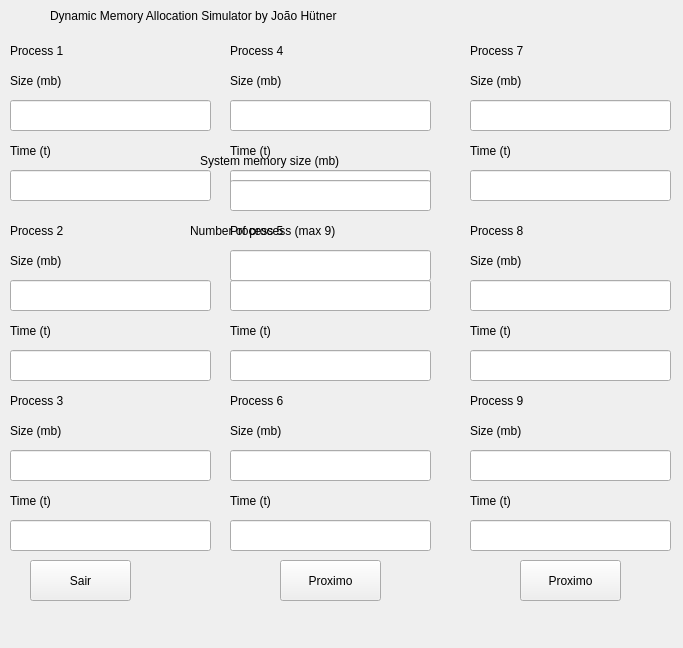
<?xml version="1.0" encoding="UTF-8"?>
<ui version="4.0">
 <class>MainWindow</class>
 <widget class="QMainWindow" name="MainWindow">
  <property name="geometry">
   <rect>
    <x>0</x>
    <y>0</y>
    <width>683</width>
    <height>648</height>
   </rect>
  </property>
  <property name="windowTitle">
   <string>MainWindow</string>
  </property>
  <widget class="QWidget" name="centralwidget">
   <widget class="QLabel" name="labelBy">
    <property name="geometry">
     <rect>
      <x>50</x>
      <y>0</y>
      <width>581</width>
      <height>31</height>
     </rect>
    </property>
    <property name="toolTip">
     <string>&lt;html&gt;&lt;head/&gt;&lt;body&gt;&lt;p&gt;&lt;span style=&quot; font-size:18pt;&quot;&gt;Dynamic Memory Allocation Simulator by João Hütner&lt;/span&gt;&lt;/p&gt;&lt;/body&gt;&lt;/html&gt;</string>
    </property>
    <property name="styleSheet">
     <string notr="true">font: 18pt &quot;MS Shell Dlg 2&quot;;</string>
    </property>
    <property name="text">
     <string>Dynamic Memory Allocation Simulator by João Hütner</string>
    </property>
   </widget>
   <widget class="QLabel" name="labelSystemMemorySize">
    <property name="geometry">
     <rect>
      <x>200</x>
      <y>140</y>
      <width>291</width>
      <height>41</height>
     </rect>
    </property>
    <property name="styleSheet">
     <string notr="true">font: 18pt &quot;MS Shell Dlg 2&quot;;</string>
    </property>
    <property name="text">
     <string>System memory size (mb)</string>
    </property>
   </widget>
   <widget class="QLineEdit" name="inputSystemSize">
    <property name="geometry">
     <rect>
      <x>230</x>
      <y>180</y>
      <width>201</width>
      <height>31</height>
     </rect>
    </property>
    <property name="styleSheet">
     <string notr="true">font: 14pt &quot;MS Shell Dlg 2&quot;;</string>
    </property>
   </widget>
   <widget class="QLabel" name="labelNumberOfProcess">
    <property name="geometry">
     <rect>
      <x>190</x>
      <y>210</y>
      <width>321</width>
      <height>41</height>
     </rect>
    </property>
    <property name="styleSheet">
     <string notr="true">font: 18pt &quot;MS Shell Dlg 2&quot;;</string>
    </property>
    <property name="text">
     <string>Number of process (max 9)</string>
    </property>
   </widget>
   <widget class="QLineEdit" name="inputNumberProcess">
    <property name="geometry">
     <rect>
      <x>230</x>
      <y>250</y>
      <width>201</width>
      <height>31</height>
     </rect>
    </property>
    <property name="styleSheet">
     <string notr="true">font: 14pt &quot;MS Shell Dlg 2&quot;;</string>
    </property>
   </widget>
   <widget class="QPushButton" name="buttonProximo">
    <property name="geometry">
     <rect>
      <x>280</x>
      <y>560</y>
      <width>101</width>
      <height>41</height>
     </rect>
    </property>
    <property name="styleSheet">
     <string notr="true">font: 16pt &quot;MS Shell Dlg 2&quot;;</string>
    </property>
    <property name="text">
     <string>Proximo</string>
    </property>
   </widget>
   <widget class="QLabel" name="labelProcess_1">
    <property name="geometry">
     <rect>
      <x>10</x>
      <y>40</y>
      <width>91</width>
      <height>21</height>
     </rect>
    </property>
    <property name="styleSheet">
     <string notr="true">font: 16pt &quot;MS Shell Dlg 2&quot;;</string>
    </property>
    <property name="text">
     <string>Process 1</string>
    </property>
   </widget>
   <widget class="QLabel" name="labelProcess_2">
    <property name="geometry">
     <rect>
      <x>10</x>
      <y>220</y>
      <width>91</width>
      <height>21</height>
     </rect>
    </property>
    <property name="styleSheet">
     <string notr="true">font: 16pt &quot;MS Shell Dlg 2&quot;;</string>
    </property>
    <property name="text">
     <string>Process 2</string>
    </property>
   </widget>
   <widget class="QLabel" name="labelSize_1">
    <property name="geometry">
     <rect>
      <x>10</x>
      <y>70</y>
      <width>91</width>
      <height>21</height>
     </rect>
    </property>
    <property name="styleSheet">
     <string notr="true">font: 16pt &quot;MS Shell Dlg 2&quot;;</string>
    </property>
    <property name="text">
     <string>Size (mb)</string>
    </property>
   </widget>
   <widget class="QLabel" name="labelSize_2">
    <property name="geometry">
     <rect>
      <x>10</x>
      <y>250</y>
      <width>91</width>
      <height>21</height>
     </rect>
    </property>
    <property name="styleSheet">
     <string notr="true">font: 16pt &quot;MS Shell Dlg 2&quot;;</string>
    </property>
    <property name="text">
     <string>Size (mb)</string>
    </property>
   </widget>
   <widget class="QLabel" name="labelTime_1">
    <property name="geometry">
     <rect>
      <x>10</x>
      <y>140</y>
      <width>91</width>
      <height>21</height>
     </rect>
    </property>
    <property name="styleSheet">
     <string notr="true">font: 16pt &quot;MS Shell Dlg 2&quot;;</string>
    </property>
    <property name="text">
     <string>Time (t)</string>
    </property>
   </widget>
   <widget class="QLabel" name="labelTime_2">
    <property name="geometry">
     <rect>
      <x>10</x>
      <y>320</y>
      <width>91</width>
      <height>21</height>
     </rect>
    </property>
    <property name="styleSheet">
     <string notr="true">font: 16pt &quot;MS Shell Dlg 2&quot;;</string>
    </property>
    <property name="text">
     <string>Time (t)</string>
    </property>
   </widget>
   <widget class="QLabel" name="labelProcess_3">
    <property name="geometry">
     <rect>
      <x>10</x>
      <y>390</y>
      <width>91</width>
      <height>21</height>
     </rect>
    </property>
    <property name="styleSheet">
     <string notr="true">font: 16pt &quot;MS Shell Dlg 2&quot;;</string>
    </property>
    <property name="text">
     <string>Process 3</string>
    </property>
   </widget>
   <widget class="QLabel" name="labelSize_3">
    <property name="geometry">
     <rect>
      <x>10</x>
      <y>420</y>
      <width>91</width>
      <height>21</height>
     </rect>
    </property>
    <property name="styleSheet">
     <string notr="true">font: 16pt &quot;MS Shell Dlg 2&quot;;</string>
    </property>
    <property name="text">
     <string>Size (mb)</string>
    </property>
   </widget>
   <widget class="QLabel" name="labelTime_3">
    <property name="geometry">
     <rect>
      <x>10</x>
      <y>490</y>
      <width>91</width>
      <height>21</height>
     </rect>
    </property>
    <property name="styleSheet">
     <string notr="true">font: 16pt &quot;MS Shell Dlg 2&quot;;</string>
    </property>
    <property name="text">
     <string>Time (t)</string>
    </property>
   </widget>
   <widget class="QLineEdit" name="inputSize_1">
    <property name="geometry">
     <rect>
      <x>10</x>
      <y>100</y>
      <width>201</width>
      <height>31</height>
     </rect>
    </property>
    <property name="styleSheet">
     <string notr="true">font: 14pt &quot;MS Shell Dlg 2&quot;;</string>
    </property>
   </widget>
   <widget class="QLineEdit" name="inputTime_1">
    <property name="geometry">
     <rect>
      <x>10</x>
      <y>170</y>
      <width>201</width>
      <height>31</height>
     </rect>
    </property>
    <property name="styleSheet">
     <string notr="true">font: 14pt &quot;MS Shell Dlg 2&quot;;</string>
    </property>
   </widget>
   <widget class="QLineEdit" name="inputSize_2">
    <property name="geometry">
     <rect>
      <x>10</x>
      <y>280</y>
      <width>201</width>
      <height>31</height>
     </rect>
    </property>
    <property name="styleSheet">
     <string notr="true">font: 14pt &quot;MS Shell Dlg 2&quot;;</string>
    </property>
   </widget>
   <widget class="QLineEdit" name="inputTime_2">
    <property name="geometry">
     <rect>
      <x>10</x>
      <y>350</y>
      <width>201</width>
      <height>31</height>
     </rect>
    </property>
    <property name="styleSheet">
     <string notr="true">font: 14pt &quot;MS Shell Dlg 2&quot;;</string>
    </property>
   </widget>
   <widget class="QLabel" name="labelProcess_4">
    <property name="geometry">
     <rect>
      <x>230</x>
      <y>40</y>
      <width>91</width>
      <height>21</height>
     </rect>
    </property>
    <property name="styleSheet">
     <string notr="true">font: 16pt &quot;MS Shell Dlg 2&quot;;</string>
    </property>
    <property name="text">
     <string>Process 4</string>
    </property>
   </widget>
   <widget class="QLabel" name="labelSize_4">
    <property name="geometry">
     <rect>
      <x>230</x>
      <y>70</y>
      <width>91</width>
      <height>21</height>
     </rect>
    </property>
    <property name="styleSheet">
     <string notr="true">font: 16pt &quot;MS Shell Dlg 2&quot;;</string>
    </property>
    <property name="text">
     <string>Size (mb)</string>
    </property>
   </widget>
   <widget class="QLineEdit" name="inputSize_3">
    <property name="geometry">
     <rect>
      <x>10</x>
      <y>450</y>
      <width>201</width>
      <height>31</height>
     </rect>
    </property>
    <property name="styleSheet">
     <string notr="true">font: 14pt &quot;MS Shell Dlg 2&quot;;</string>
    </property>
   </widget>
   <widget class="QLineEdit" name="inputTime_3">
    <property name="geometry">
     <rect>
      <x>10</x>
      <y>520</y>
      <width>201</width>
      <height>31</height>
     </rect>
    </property>
    <property name="styleSheet">
     <string notr="true">font: 14pt &quot;MS Shell Dlg 2&quot;;</string>
    </property>
   </widget>
   <widget class="QLineEdit" name="inputSize_4">
    <property name="geometry">
     <rect>
      <x>230</x>
      <y>100</y>
      <width>201</width>
      <height>31</height>
     </rect>
    </property>
    <property name="styleSheet">
     <string notr="true">font: 14pt &quot;MS Shell Dlg 2&quot;;</string>
    </property>
   </widget>
   <widget class="QLabel" name="labelTime_4">
    <property name="geometry">
     <rect>
      <x>230</x>
      <y>140</y>
      <width>91</width>
      <height>21</height>
     </rect>
    </property>
    <property name="styleSheet">
     <string notr="true">font: 16pt &quot;MS Shell Dlg 2&quot;;</string>
    </property>
    <property name="text">
     <string>Time (t)</string>
    </property>
   </widget>
   <widget class="QLineEdit" name="inputTime_4">
    <property name="geometry">
     <rect>
      <x>230</x>
      <y>170</y>
      <width>201</width>
      <height>31</height>
     </rect>
    </property>
    <property name="styleSheet">
     <string notr="true">font: 14pt &quot;MS Shell Dlg 2&quot;;</string>
    </property>
   </widget>
   <widget class="QLabel" name="labelProcess_5">
    <property name="geometry">
     <rect>
      <x>230</x>
      <y>220</y>
      <width>91</width>
      <height>21</height>
     </rect>
    </property>
    <property name="styleSheet">
     <string notr="true">font: 16pt &quot;MS Shell Dlg 2&quot;;</string>
    </property>
    <property name="text">
     <string>Process 5</string>
    </property>
   </widget>
   <widget class="QLabel" name="labelSize_5">
    <property name="geometry">
     <rect>
      <x>230</x>
      <y>250</y>
      <width>91</width>
      <height>21</height>
     </rect>
    </property>
    <property name="styleSheet">
     <string notr="true">font: 16pt &quot;MS Shell Dlg 2&quot;;</string>
    </property>
    <property name="text">
     <string>Size (mb)</string>
    </property>
   </widget>
   <widget class="QLineEdit" name="inputSize_5">
    <property name="geometry">
     <rect>
      <x>230</x>
      <y>280</y>
      <width>201</width>
      <height>31</height>
     </rect>
    </property>
    <property name="styleSheet">
     <string notr="true">font: 14pt &quot;MS Shell Dlg 2&quot;;</string>
    </property>
   </widget>
   <widget class="QLabel" name="labelTime_5">
    <property name="geometry">
     <rect>
      <x>230</x>
      <y>320</y>
      <width>91</width>
      <height>21</height>
     </rect>
    </property>
    <property name="styleSheet">
     <string notr="true">font: 16pt &quot;MS Shell Dlg 2&quot;;</string>
    </property>
    <property name="text">
     <string>Time (t)</string>
    </property>
   </widget>
   <widget class="QLineEdit" name="inputTime_5">
    <property name="geometry">
     <rect>
      <x>230</x>
      <y>350</y>
      <width>201</width>
      <height>31</height>
     </rect>
    </property>
    <property name="styleSheet">
     <string notr="true">font: 14pt &quot;MS Shell Dlg 2&quot;;</string>
    </property>
   </widget>
   <widget class="QLabel" name="labelProcess_6">
    <property name="geometry">
     <rect>
      <x>230</x>
      <y>390</y>
      <width>91</width>
      <height>21</height>
     </rect>
    </property>
    <property name="styleSheet">
     <string notr="true">font: 16pt &quot;MS Shell Dlg 2&quot;;</string>
    </property>
    <property name="text">
     <string>Process 6</string>
    </property>
   </widget>
   <widget class="QLabel" name="labelSize_6">
    <property name="geometry">
     <rect>
      <x>230</x>
      <y>420</y>
      <width>91</width>
      <height>21</height>
     </rect>
    </property>
    <property name="styleSheet">
     <string notr="true">font: 16pt &quot;MS Shell Dlg 2&quot;;</string>
    </property>
    <property name="text">
     <string>Size (mb)</string>
    </property>
   </widget>
   <widget class="QLineEdit" name="inputSize_6">
    <property name="geometry">
     <rect>
      <x>230</x>
      <y>450</y>
      <width>201</width>
      <height>31</height>
     </rect>
    </property>
    <property name="styleSheet">
     <string notr="true">font: 14pt &quot;MS Shell Dlg 2&quot;;</string>
    </property>
   </widget>
   <widget class="QLabel" name="labelTime_6">
    <property name="geometry">
     <rect>
      <x>230</x>
      <y>490</y>
      <width>91</width>
      <height>21</height>
     </rect>
    </property>
    <property name="styleSheet">
     <string notr="true">font: 16pt &quot;MS Shell Dlg 2&quot;;</string>
    </property>
    <property name="text">
     <string>Time (t)</string>
    </property>
   </widget>
   <widget class="QLineEdit" name="inputTime_6">
    <property name="geometry">
     <rect>
      <x>230</x>
      <y>520</y>
      <width>201</width>
      <height>31</height>
     </rect>
    </property>
    <property name="styleSheet">
     <string notr="true">font: 14pt &quot;MS Shell Dlg 2&quot;;</string>
    </property>
   </widget>
   <widget class="QLabel" name="labelProcess_7">
    <property name="geometry">
     <rect>
      <x>470</x>
      <y>40</y>
      <width>91</width>
      <height>21</height>
     </rect>
    </property>
    <property name="styleSheet">
     <string notr="true">font: 16pt &quot;MS Shell Dlg 2&quot;;</string>
    </property>
    <property name="text">
     <string>Process 7</string>
    </property>
   </widget>
   <widget class="QLabel" name="labelSize_7">
    <property name="geometry">
     <rect>
      <x>470</x>
      <y>70</y>
      <width>91</width>
      <height>21</height>
     </rect>
    </property>
    <property name="styleSheet">
     <string notr="true">font: 16pt &quot;MS Shell Dlg 2&quot;;</string>
    </property>
    <property name="text">
     <string>Size (mb)</string>
    </property>
   </widget>
   <widget class="QLineEdit" name="inputSize_7">
    <property name="geometry">
     <rect>
      <x>470</x>
      <y>100</y>
      <width>201</width>
      <height>31</height>
     </rect>
    </property>
    <property name="styleSheet">
     <string notr="true">font: 14pt &quot;MS Shell Dlg 2&quot;;</string>
    </property>
   </widget>
   <widget class="QLabel" name="labelTime_7">
    <property name="geometry">
     <rect>
      <x>470</x>
      <y>140</y>
      <width>91</width>
      <height>21</height>
     </rect>
    </property>
    <property name="styleSheet">
     <string notr="true">font: 16pt &quot;MS Shell Dlg 2&quot;;</string>
    </property>
    <property name="text">
     <string>Time (t)</string>
    </property>
   </widget>
   <widget class="QLineEdit" name="inputTime_7">
    <property name="geometry">
     <rect>
      <x>470</x>
      <y>170</y>
      <width>201</width>
      <height>31</height>
     </rect>
    </property>
    <property name="styleSheet">
     <string notr="true">font: 14pt &quot;MS Shell Dlg 2&quot;;</string>
    </property>
   </widget>
   <widget class="QLabel" name="labelProcess_8">
    <property name="geometry">
     <rect>
      <x>470</x>
      <y>220</y>
      <width>91</width>
      <height>21</height>
     </rect>
    </property>
    <property name="styleSheet">
     <string notr="true">font: 16pt &quot;MS Shell Dlg 2&quot;;</string>
    </property>
    <property name="text">
     <string>Process 8</string>
    </property>
   </widget>
   <widget class="QLabel" name="labelSize_8">
    <property name="geometry">
     <rect>
      <x>470</x>
      <y>250</y>
      <width>91</width>
      <height>21</height>
     </rect>
    </property>
    <property name="styleSheet">
     <string notr="true">font: 16pt &quot;MS Shell Dlg 2&quot;;</string>
    </property>
    <property name="text">
     <string>Size (mb)</string>
    </property>
   </widget>
   <widget class="QLineEdit" name="inputSize_8">
    <property name="geometry">
     <rect>
      <x>470</x>
      <y>280</y>
      <width>201</width>
      <height>31</height>
     </rect>
    </property>
    <property name="styleSheet">
     <string notr="true">font: 14pt &quot;MS Shell Dlg 2&quot;;</string>
    </property>
   </widget>
   <widget class="QLabel" name="labelTime_8">
    <property name="geometry">
     <rect>
      <x>470</x>
      <y>320</y>
      <width>91</width>
      <height>21</height>
     </rect>
    </property>
    <property name="styleSheet">
     <string notr="true">font: 16pt &quot;MS Shell Dlg 2&quot;;</string>
    </property>
    <property name="text">
     <string>Time (t)</string>
    </property>
   </widget>
   <widget class="QLineEdit" name="inputTime_8">
    <property name="geometry">
     <rect>
      <x>470</x>
      <y>350</y>
      <width>201</width>
      <height>31</height>
     </rect>
    </property>
    <property name="styleSheet">
     <string notr="true">font: 14pt &quot;MS Shell Dlg 2&quot;;</string>
    </property>
   </widget>
   <widget class="QLabel" name="labelProcess_9">
    <property name="geometry">
     <rect>
      <x>470</x>
      <y>390</y>
      <width>91</width>
      <height>21</height>
     </rect>
    </property>
    <property name="styleSheet">
     <string notr="true">font: 16pt &quot;MS Shell Dlg 2&quot;;</string>
    </property>
    <property name="text">
     <string>Process 9</string>
    </property>
   </widget>
   <widget class="QLabel" name="labelSize_9">
    <property name="geometry">
     <rect>
      <x>470</x>
      <y>420</y>
      <width>91</width>
      <height>21</height>
     </rect>
    </property>
    <property name="styleSheet">
     <string notr="true">font: 16pt &quot;MS Shell Dlg 2&quot;;</string>
    </property>
    <property name="text">
     <string>Size (mb)</string>
    </property>
   </widget>
   <widget class="QLineEdit" name="inputSize_9">
    <property name="geometry">
     <rect>
      <x>470</x>
      <y>450</y>
      <width>201</width>
      <height>31</height>
     </rect>
    </property>
    <property name="styleSheet">
     <string notr="true">font: 14pt &quot;MS Shell Dlg 2&quot;;</string>
    </property>
   </widget>
   <widget class="QLabel" name="labelTime_9">
    <property name="geometry">
     <rect>
      <x>470</x>
      <y>490</y>
      <width>91</width>
      <height>21</height>
     </rect>
    </property>
    <property name="styleSheet">
     <string notr="true">font: 16pt &quot;MS Shell Dlg 2&quot;;</string>
    </property>
    <property name="text">
     <string>Time (t)</string>
    </property>
   </widget>
   <widget class="QLineEdit" name="inputTime_9">
    <property name="geometry">
     <rect>
      <x>470</x>
      <y>520</y>
      <width>201</width>
      <height>31</height>
     </rect>
    </property>
    <property name="styleSheet">
     <string notr="true">font: 14pt &quot;MS Shell Dlg 2&quot;;</string>
    </property>
   </widget>
   <widget class="QPushButton" name="buttonProximo_2">
    <property name="geometry">
     <rect>
      <x>520</x>
      <y>560</y>
      <width>101</width>
      <height>41</height>
     </rect>
    </property>
    <property name="styleSheet">
     <string notr="true">font: 16pt &quot;MS Shell Dlg 2&quot;;</string>
    </property>
    <property name="text">
     <string>Proximo</string>
    </property>
   </widget>
   <widget class="QPushButton" name="buttonSair">
    <property name="geometry">
     <rect>
      <x>30</x>
      <y>560</y>
      <width>101</width>
      <height>41</height>
     </rect>
    </property>
    <property name="styleSheet">
     <string notr="true">font: 16pt &quot;MS Shell Dlg 2&quot;;</string>
    </property>
    <property name="text">
     <string>Sair</string>
    </property>
   </widget>
   <zorder>labelBy</zorder>
   <zorder>labelProcess_1</zorder>
   <zorder>labelProcess_2</zorder>
   <zorder>labelSize_1</zorder>
   <zorder>labelSize_2</zorder>
   <zorder>labelTime_1</zorder>
   <zorder>labelTime_2</zorder>
   <zorder>labelProcess_3</zorder>
   <zorder>labelSize_3</zorder>
   <zorder>labelTime_3</zorder>
   <zorder>inputSize_1</zorder>
   <zorder>inputTime_1</zorder>
   <zorder>inputSize_2</zorder>
   <zorder>inputTime_2</zorder>
   <zorder>labelProcess_4</zorder>
   <zorder>labelSize_4</zorder>
   <zorder>inputSize_3</zorder>
   <zorder>inputTime_3</zorder>
   <zorder>inputSize_4</zorder>
   <zorder>labelTime_4</zorder>
   <zorder>inputTime_4</zorder>
   <zorder>labelProcess_5</zorder>
   <zorder>labelSize_5</zorder>
   <zorder>inputSize_5</zorder>
   <zorder>labelTime_5</zorder>
   <zorder>inputTime_5</zorder>
   <zorder>labelProcess_6</zorder>
   <zorder>labelSize_6</zorder>
   <zorder>inputSize_6</zorder>
   <zorder>labelTime_6</zorder>
   <zorder>inputTime_6</zorder>
   <zorder>labelProcess_7</zorder>
   <zorder>labelSize_7</zorder>
   <zorder>inputSize_7</zorder>
   <zorder>labelTime_7</zorder>
   <zorder>inputTime_7</zorder>
   <zorder>labelProcess_8</zorder>
   <zorder>labelSize_8</zorder>
   <zorder>inputSize_8</zorder>
   <zorder>labelTime_8</zorder>
   <zorder>inputTime_8</zorder>
   <zorder>labelProcess_9</zorder>
   <zorder>labelSize_9</zorder>
   <zorder>inputSize_9</zorder>
   <zorder>labelTime_9</zorder>
   <zorder>inputTime_9</zorder>
   <zorder>labelNumberOfProcess</zorder>
   <zorder>inputNumberProcess</zorder>
   <zorder>inputSystemSize</zorder>
   <zorder>labelSystemMemorySize</zorder>
   <zorder>buttonProximo</zorder>
   <zorder>buttonProximo_2</zorder>
   <zorder>buttonSair</zorder>
  </widget>
  <widget class="QMenuBar" name="menubar">
   <property name="geometry">
    <rect>
     <x>0</x>
     <y>0</y>
     <width>683</width>
     <height>21</height>
    </rect>
   </property>
  </widget>
  <widget class="QStatusBar" name="statusbar">
   <property name="sizeGripEnabled">
    <bool>false</bool>
   </property>
  </widget>
 </widget>
 <resources/>
 <connections>
  <connection>
   <sender>buttonSair</sender>
   <signal>clicked()</signal>
   <receiver>MainWindow</receiver>
   <slot>close()</slot>
   <hints>
    <hint type="sourcelabel">
     <x>92</x>
     <y>592</y>
    </hint>
    <hint type="destinationlabel">
     <x>171</x>
     <y>598</y>
    </hint>
   </hints>
  </connection>
 </connections>
</ui>
